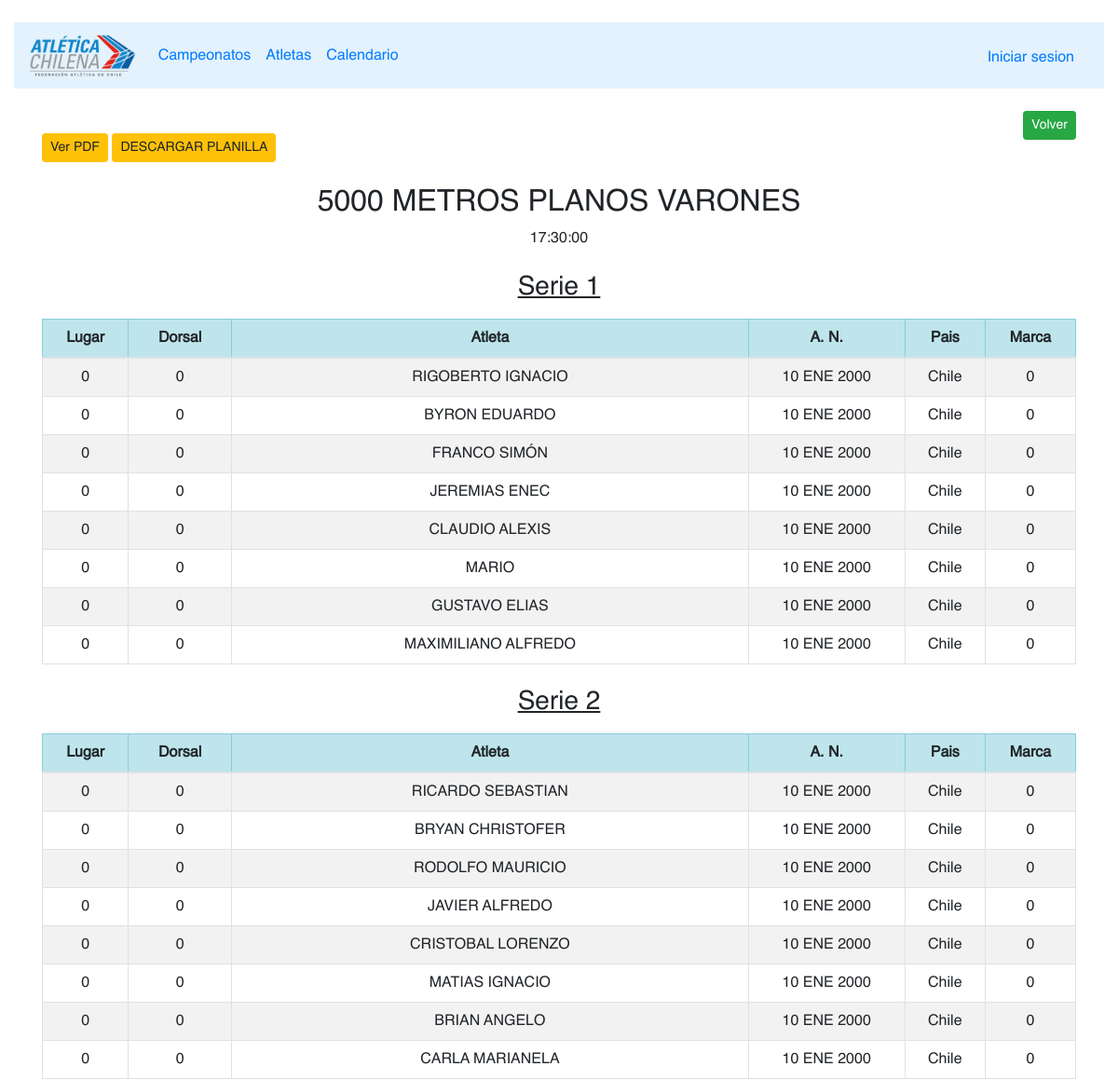
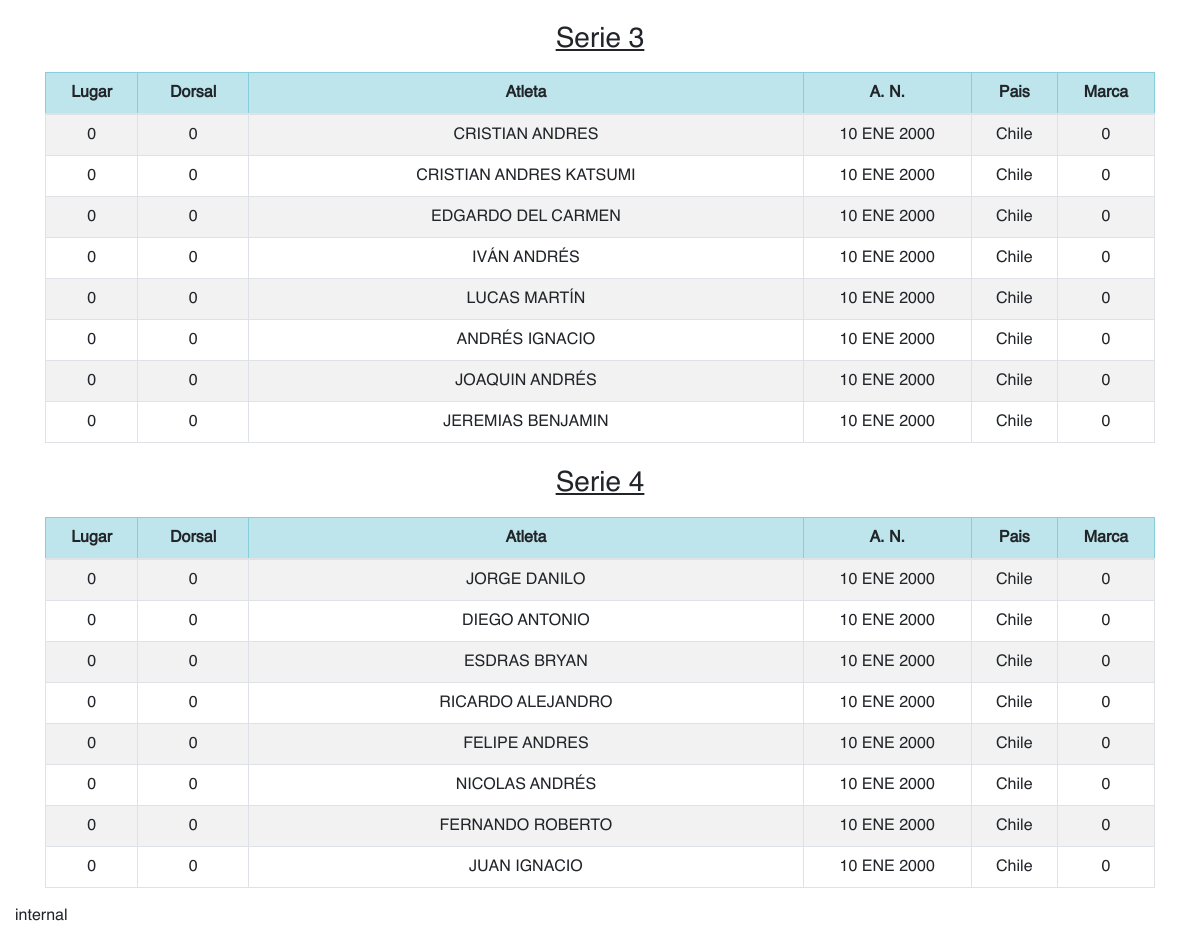
The page /competition/results/18 (signed in) on the database its author committed (2 pictures, top to bottom).
### apps/competitions/models.py (models this page shows, shortened)
class competitions(models.Model):
    eventId = models.ForeignKey(events,null=False,blank=False,on_delete=models.CASCADE)
    stageId = models.ForeignKey(stages,null=False,blank=False,on_delete=models.CASCADE)
    round = models.IntegerField(choices=ROUND_CHOICES,null=False,blank=False,default=1)
    initDate = models.CharField(max_length=200,null=False,blank=False,default='08:00')
    gender = models.IntegerField(choices=GENDER_CHOICES,null=False,blank=False,default=0)
    comb= models.CharField(max_length=200,null=False,blank=False,default='NO')
    def get_gender(self):
        return GENDER_CHOICES[self.gender][1]
    def name(self):
        return "%s %s"%(self.eventId.name(),self.get_gender())
    def type(self):
        return self.eventId.eventType

class events(models.Model):
    eventName = models.CharField(max_length=200,null=False,blank=False,default='EVENTO ..')
    eventType = models.IntegerField(choices=EVENT_TYPE_CHOICES,null=False,blank=False,default=1)
    def name(self):
        return self.eventName

class asbtractHeats(models.Model):
    competitionId = models.ForeignKey(competitions,related_name="%(class)s",null=False,blank=False,on_delete=models.CASCADE)
    numberHeat = models.IntegerField()
    observation = models.CharField(max_length=200,default='S/O')
    class Meta:
        abstract = True

class mdHeats(asbtractHeats):
    def serie(self):
        return "Serie %s"%(self.numberHeat)

class abstractAssignments(models.Model):
    athleteId = models.ForeignKey(athletes,related_name='relatedAthle',null=False,blank=False,on_delete=models.CASCADE)
    personalBest = models.CharField(max_length=200,default='NPB')
    result = models.CharField(max_length=200,default='NR')
    place = models.IntegerField(default=0)

class mdAssignments(abstractAssignments):
    heatId = models.ForeignKey(mdHeats,related_name='asign',null=False,blank=False,on_delete=models.CASCADE)
    def athlete(self):
        return self.athleteId.name()

class abstractAssignments(models.Model):
    athleteId = models.ForeignKey(athletes,related_name='relatedAthle',null=False,blank=False,on_delete=models.CASCADE)
    personalBest = models.CharField(max_length=200,default='NPB')
    result = models.CharField(max_length=200,default='NR')
    place = models.IntegerField(default=0)

### apps/athletes/models.py (models this page shows, shortened)
class athletes(models.Model):
    athleteName = models.CharField(max_length=200,null=False,blank=False,default='Nombre')
    athleteSurname = models.CharField(max_length=200,null=False,blank=False,default='Apellido')
    dni = models.CharField(max_length=200,null=False,blank=False,default='0.0.0-0')
    gender = models.IntegerField(choices=GENDER_CHOICES,null=False,blank=False,default=1)
    def name(self):
        return self.athleteName

### apps/competitions/views.py (the view)
# urls.py: path('results/<int:cp_id>', views.results_view,name='results_view'),
def results_view(request,cp_id):
    if Qlog_user(request.user):
        return internal_RV(request,cp_id)
    else:
        return external_RV(request,cp_id)

### apps/competitions/models.py (called while the page is built)
    @staticmethod
    def get_competition(id):
        competition = competitions.objects.get(id=id)
        return competition

    @staticmethod
    def get_heats(cid,Type):
        heats = {1:speedHeats,2:mdHeats,3:jumpHeats,5:throwHeats}
        try:
            heat_class = heats[Type]
            heats_list = list(heat_class.objects.filter(competitionId=cid))
            total_data = []
            for data in heats_list:
                aux_dict = {'heat':data,'assign':list(data.asign.all())}
                total_data.append(aux_dict)
            return total_data
        except Exception as e:
            print("error buscando los heats",e)

### apps/competitions/views.py (called while the page is built)
@login_required(login_url='/')
def internal_RV(request,cp_id):
    templates = {1:'Internal/competition/iResultsSP.html',2:'Internal/competition/iResultsMD.html',
                3:'Internal/competition/iResultsJP.html',4:'Internal/competition/iResultsPV.html',5:'Internal/competition/iResultsTW.html'}
    competition = CI.get_competition(cp_id)
    ctype = competition.type()
    heats = CI.get_heats(cp_id,ctype)
    return render(request,templates[ctype],{'id':cp_id,'competition':competition,'heats_data':heats})

### base/utils.py (called while the page is built)
def Qlog_user(user):
    if user == AnonymousUser():
        return False
    else:
        return True

### templates/Internal/competition/iResultsMD.html
{% extends 'Internal/ibase.html' %}
{% load static %}
{% block content %}
<div class="container-fluid mt-4">
    {% if competition %}
    <div class="container mb-4">
        <a type="button" class="btn btn-sm btn-warning mt-4 mb-4" href="{% url 'prueba3' competition.id %}">Ver PDF</a>
        <a type="button" class="btn btn-sm btn-warning mt-4 mb-4" href="{% url 'prueba3' competition.id %}" download="{{competition.name}} Series">DESCARGAR PLANILLA</a>
        <a type="button" class="btn btn-sm btn-success float-right" href="{% url 'principal_view' %}">Volver</a>
        <h2 class="text-center">{{competition.name}}</h2>
        <p class="text-center">{{competition.initDate}}</p>
    </div>
        {% if heats_data %}
        <div class="container">
            {% for heat in heats_data %}
                <h3 class="text-center mt-4 mb-3"><u>{{heat.heat.serie}}</u></h4>
                <table class="table table-striped table-bordered" >
                    <thead class="table-info">
                        <tr>
                            <th class="text-center">Lugar</th>
                            <th class="text-center" style="width: 10%;">Dorsal</th>
                            <th class="text-center" style="width: 50%;">Atleta</th>
                            <th class="text-center" >A. N.</th>
                            <th class="text-center" >Pais</th>
                            <th class="text-center">Marca</th>
                        </tr>
                    </thead>
                    <tbody>
                        {% for atle in heat.assign %}
                        <tr>
                            <td class="text-center">0</td>
                            <td class="text-center">0</td>
                            <td class="text-center">{{atle.athlete}}</td>
                            <td class="text-center">10 ENE 2000</td>
                            <td class="text-center">Chile</td>
                            <td class="text-center">0</td>
                        </tr>
                        {% endfor %}
                    </tbody>
                </table>
            {% endfor %}
        </div>
        {% else %}
            <h3 class="text-center">No hay series registradas hasta el momento.</h3>
        {% endif %}
    {% else %}
        <h1 class="text-center">Error</h1>
    {% endif %}
</div>
{% endblock %}

### templates/Internal/iBase.html (style rules this page uses)
.hola { font-family: 'Helvetica'; }

### rows shown on the page
competitions: name "5000 METROS PLANOS VARONES", initDate "17:30:00"
mdHeats: heat.serie "Serie 1"
mdAssignments: athlete "RIGOBERTO IGNACIO"
mdAssignments: athlete "BYRON EDUARDO"
mdAssignments: athlete "FRANCO SIMÓN"
mdAssignments: athlete "JEREMIAS ENEC"
mdAssignments: athlete "CLAUDIO ALEXIS"
mdAssignments: athlete "MARIO"
mdAssignments: athlete "GUSTAVO ELIAS"
mdAssignments: athlete "MAXIMILIANO ALFREDO"
mdHeats: heat.serie "Serie 2"
mdAssignments: athlete "RICARDO SEBASTIAN"
mdAssignments: athlete "BRYAN CHRISTOFER"
mdAssignments: athlete "RODOLFO MAURICIO"
mdAssignments: athlete "JAVIER ALFREDO"
mdAssignments: athlete "CRISTOBAL LORENZO"
mdAssignments: athlete "MATIAS IGNACIO"
mdAssignments: athlete "BRIAN ANGELO"
mdAssignments: athlete "CARLA MARIANELA"
mdHeats: heat.serie "Serie 3"
mdAssignments: athlete "CRISTIAN ANDRES"
mdAssignments: athlete "CRISTIAN ANDRES KATSUMI"
mdAssignments: athlete "EDGARDO DEL CARMEN"
mdAssignments: athlete "IVÁN ANDRÉS"
mdAssignments: athlete "LUCAS MARTÍN"
mdAssignments: athlete "ANDRÉS IGNACIO"
mdAssignments: athlete "JOAQUIN ANDRÉS"
mdAssignments: athlete "JEREMIAS BENJAMIN"
mdHeats: heat.serie "Serie 4"
mdAssignments: athlete "JORGE DANILO"
mdAssignments: athlete "DIEGO ANTONIO"
mdAssignments: athlete "ESDRAS BRYAN"
mdAssignments: athlete "RICARDO ALEJANDRO"
mdAssignments: athlete "FELIPE ANDRES"
mdAssignments: athlete "NICOLAS ANDRÉS"
mdAssignments: athlete "FERNANDO ROBERTO"
mdAssignments: athlete "JUAN IGNACIO"
